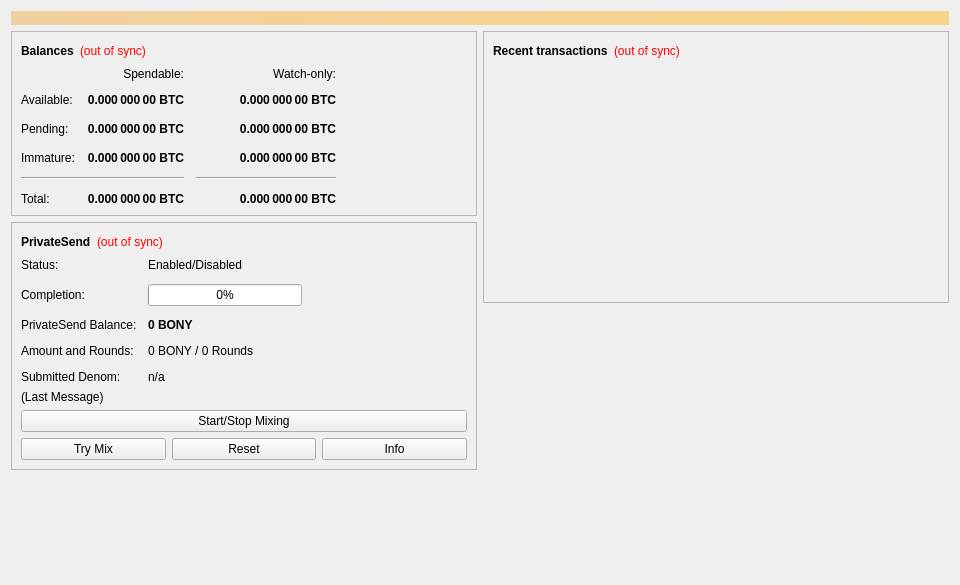
<?xml version="1.0" encoding="UTF-8"?>
<ui version="4.0">
 <class>OverviewPage</class>
 <widget class="QWidget" name="OverviewPage">
  <property name="geometry">
   <rect>
    <x>0</x>
    <y>0</y>
    <width>960</width>
    <height>585</height>
   </rect>
  </property>
  <property name="minimumSize">
   <size>
    <width>960</width>
    <height>0</height>
   </size>
  </property>
  <property name="windowTitle">
   <string>Form</string>
  </property>
  <layout class="QVBoxLayout" name="topLayout">
   <item>
    <widget class="QLabel" name="labelAlerts">
     <property name="visible">
      <bool>false</bool>
     </property>
     <property name="styleSheet">
      <string notr="true">QLabel { background-color: qlineargradient(x1: 0, y1: 0, x2: 1, y2: 0, stop:0 #F0D0A0, stop:1 #F8D488); color:#000000; }</string>
     </property>
     <property name="wordWrap">
      <bool>true</bool>
     </property>
     <property name="margin">
      <number>3</number>
     </property>
     <property name="textInteractionFlags">
      <set>Qt::TextSelectableByMouse</set>
     </property>
    </widget>
   </item>
   <item>
    <layout class="QHBoxLayout" name="horizontalLayout" stretch="1,1">
     <item>
      <layout class="QVBoxLayout" name="verticalLayout_2">
       <item>
        <widget class="QFrame" name="frame">
         <property name="frameShape">
          <enum>QFrame::StyledPanel</enum>
         </property>
         <property name="frameShadow">
          <enum>QFrame::Raised</enum>
         </property>
         <layout class="QVBoxLayout" name="verticalLayout_4">
          <item>
           <layout class="QHBoxLayout" name="horizontalLayout_4">
            <item>
             <widget class="QLabel" name="label_5">
              <property name="font">
               <font>
                <weight>75</weight>
                <bold>true</bold>
               </font>
              </property>
              <property name="text">
               <string>Balances</string>
              </property>
             </widget>
            </item>
            <item>
             <widget class="QLabel" name="labelWalletStatus">
              <property name="toolTip">
               <string>The displayed information may be out of date. Your wallet automatically synchronizes with the BitBony network after a connection is established, but this process has not completed yet.</string>
              </property>
              <property name="styleSheet">
               <string notr="true">QLabel { color: red; }</string>
              </property>
              <property name="text">
               <string notr="true">(out of sync)</string>
              </property>
              <property name="alignment">
               <set>Qt::AlignLeading|Qt::AlignLeft|Qt::AlignVCenter</set>
              </property>
             </widget>
            </item>
            <item>
             <spacer name="horizontalSpacer_3">
              <property name="orientation">
               <enum>Qt::Horizontal</enum>
              </property>
              <property name="sizeHint" stdset="0">
               <size>
                <width>40</width>
                <height>20</height>
               </size>
              </property>
             </spacer>
            </item>
           </layout>
          </item>
          <item>
           <layout class="QGridLayout" name="gridLayout">
            <property name="spacing">
             <number>12</number>
            </property>
            <item row="2" column="2">
             <widget class="QLabel" name="labelWatchPending">
              <property name="font">
               <font>
                <weight>75</weight>
                <bold>true</bold>
               </font>
              </property>
              <property name="cursor">
               <cursorShape>IBeamCursor</cursorShape>
              </property>
              <property name="toolTip">
               <string>Unconfirmed transactions to watch-only addresses</string>
              </property>
              <property name="text">
               <string notr="true">0.000 000 00 BTC</string>
              </property>
              <property name="alignment">
               <set>Qt::AlignRight|Qt::AlignTrailing|Qt::AlignVCenter</set>
              </property>
              <property name="textInteractionFlags">
               <set>Qt::LinksAccessibleByMouse|Qt::TextSelectableByKeyboard|Qt::TextSelectableByMouse</set>
              </property>
             </widget>
            </item>
            <item row="2" column="1">
             <widget class="QLabel" name="labelUnconfirmed">
              <property name="font">
               <font>
                <weight>75</weight>
                <bold>true</bold>
               </font>
              </property>
              <property name="cursor">
               <cursorShape>IBeamCursor</cursorShape>
              </property>
              <property name="toolTip">
               <string>Total of transactions that have yet to be confirmed, and do not yet count toward the spendable balance</string>
              </property>
              <property name="text">
               <string notr="true">0.000 000 00 BTC</string>
              </property>
              <property name="alignment">
               <set>Qt::AlignRight|Qt::AlignTrailing|Qt::AlignVCenter</set>
              </property>
              <property name="textInteractionFlags">
               <set>Qt::LinksAccessibleByMouse|Qt::TextSelectableByKeyboard|Qt::TextSelectableByMouse</set>
              </property>
             </widget>
            </item>
            <item row="3" column="2">
             <widget class="QLabel" name="labelWatchImmature">
              <property name="font">
               <font>
                <weight>75</weight>
                <bold>true</bold>
               </font>
              </property>
              <property name="cursor">
               <cursorShape>IBeamCursor</cursorShape>
              </property>
              <property name="toolTip">
               <string>Mined balance in watch-only addresses that has not yet matured</string>
              </property>
              <property name="text">
               <string notr="true">0.000 000 00 BTC</string>
              </property>
              <property name="alignment">
               <set>Qt::AlignRight|Qt::AlignTrailing|Qt::AlignVCenter</set>
              </property>
              <property name="textInteractionFlags">
               <set>Qt::LinksAccessibleByMouse|Qt::TextSelectableByKeyboard|Qt::TextSelectableByMouse</set>
              </property>
             </widget>
            </item>
            <item row="4" column="0" colspan="2">
             <widget class="Line" name="lineSpendableBalance">
              <property name="orientation">
               <enum>Qt::Horizontal</enum>
              </property>
             </widget>
            </item>
            <item row="4" column="2">
             <widget class="Line" name="lineWatchBalance">
              <property name="sizePolicy">
               <sizepolicy hsizetype="Preferred" vsizetype="Fixed">
                <horstretch>0</horstretch>
                <verstretch>0</verstretch>
               </sizepolicy>
              </property>
              <property name="minimumSize">
               <size>
                <width>140</width>
                <height>0</height>
               </size>
              </property>
              <property name="orientation">
               <enum>Qt::Horizontal</enum>
              </property>
             </widget>
            </item>
            <item row="5" column="0">
             <widget class="QLabel" name="labelTotalText">
              <property name="text">
               <string>Total:</string>
              </property>
             </widget>
            </item>
            <item row="3" column="1">
             <widget class="QLabel" name="labelImmature">
              <property name="font">
               <font>
                <weight>75</weight>
                <bold>true</bold>
               </font>
              </property>
              <property name="cursor">
               <cursorShape>IBeamCursor</cursorShape>
              </property>
              <property name="toolTip">
               <string>Mined balance that has not yet matured</string>
              </property>
              <property name="text">
               <string notr="true">0.000 000 00 BTC</string>
              </property>
              <property name="alignment">
               <set>Qt::AlignRight|Qt::AlignTrailing|Qt::AlignVCenter</set>
              </property>
              <property name="textInteractionFlags">
               <set>Qt::LinksAccessibleByMouse|Qt::TextSelectableByKeyboard|Qt::TextSelectableByMouse</set>
              </property>
             </widget>
            </item>
            <item row="2" column="3">
             <spacer name="horizontalSpacer_2">
              <property name="orientation">
               <enum>Qt::Horizontal</enum>
              </property>
              <property name="sizeHint" stdset="0">
               <size>
                <width>40</width>
                <height>20</height>
               </size>
              </property>
             </spacer>
            </item>
            <item row="3" column="0">
             <widget class="QLabel" name="labelImmatureText">
              <property name="text">
               <string>Immature:</string>
              </property>
             </widget>
            </item>
            <item row="5" column="1">
             <widget class="QLabel" name="labelTotal">
              <property name="font">
               <font>
                <weight>75</weight>
                <bold>true</bold>
               </font>
              </property>
              <property name="cursor">
               <cursorShape>IBeamCursor</cursorShape>
              </property>
              <property name="toolTip">
               <string>Your current total balance</string>
              </property>
              <property name="text">
               <string notr="true">0.000 000 00 BTC</string>
              </property>
              <property name="alignment">
               <set>Qt::AlignRight|Qt::AlignTrailing|Qt::AlignVCenter</set>
              </property>
              <property name="textInteractionFlags">
               <set>Qt::LinksAccessibleByMouse|Qt::TextSelectableByKeyboard|Qt::TextSelectableByMouse</set>
              </property>
             </widget>
            </item>
            <item row="5" column="2">
             <widget class="QLabel" name="labelWatchTotal">
              <property name="font">
               <font>
                <weight>75</weight>
                <bold>true</bold>
               </font>
              </property>
              <property name="cursor">
               <cursorShape>IBeamCursor</cursorShape>
              </property>
              <property name="toolTip">
               <string>Current total balance in watch-only addresses</string>
              </property>
              <property name="text">
               <string notr="true">0.000 000 00 BTC</string>
              </property>
              <property name="alignment">
               <set>Qt::AlignRight|Qt::AlignTrailing|Qt::AlignVCenter</set>
              </property>
              <property name="textInteractionFlags">
               <set>Qt::LinksAccessibleByMouse|Qt::TextSelectableByKeyboard|Qt::TextSelectableByMouse</set>
              </property>
             </widget>
            </item>
            <item row="0" column="2">
             <widget class="QLabel" name="labelWatchonly">
              <property name="text">
               <string>Watch-only:</string>
              </property>
              <property name="alignment">
               <set>Qt::AlignRight|Qt::AlignTrailing|Qt::AlignVCenter</set>
              </property>
             </widget>
            </item>
            <item row="1" column="0">
             <widget class="QLabel" name="labelBalanceText">
              <property name="text">
               <string>Available:</string>
              </property>
             </widget>
            </item>
            <item row="1" column="1">
             <widget class="QLabel" name="labelBalance">
              <property name="font">
               <font>
                <weight>75</weight>
                <bold>true</bold>
               </font>
              </property>
              <property name="cursor">
               <cursorShape>IBeamCursor</cursorShape>
              </property>
              <property name="toolTip">
               <string>Your current spendable balance</string>
              </property>
              <property name="text">
               <string notr="true">0.000 000 00 BTC</string>
              </property>
              <property name="alignment">
               <set>Qt::AlignRight|Qt::AlignTrailing|Qt::AlignVCenter</set>
              </property>
              <property name="textInteractionFlags">
               <set>Qt::LinksAccessibleByMouse|Qt::TextSelectableByKeyboard|Qt::TextSelectableByMouse</set>
              </property>
             </widget>
            </item>
            <item row="1" column="2">
             <widget class="QLabel" name="labelWatchAvailable">
              <property name="font">
               <font>
                <weight>75</weight>
                <bold>true</bold>
               </font>
              </property>
              <property name="cursor">
               <cursorShape>IBeamCursor</cursorShape>
              </property>
              <property name="toolTip">
               <string>Your current balance in watch-only addresses</string>
              </property>
              <property name="text">
               <string notr="true">0.000 000 00 BTC</string>
              </property>
              <property name="alignment">
               <set>Qt::AlignRight|Qt::AlignTrailing|Qt::AlignVCenter</set>
              </property>
              <property name="textInteractionFlags">
               <set>Qt::LinksAccessibleByMouse|Qt::TextSelectableByKeyboard|Qt::TextSelectableByMouse</set>
              </property>
             </widget>
            </item>
            <item row="2" column="0">
             <widget class="QLabel" name="labelPendingText">
              <property name="text">
               <string>Pending:</string>
              </property>
             </widget>
            </item>
            <item row="0" column="1">
             <widget class="QLabel" name="labelSpendable">
              <property name="text">
               <string>Spendable:</string>
              </property>
              <property name="alignment">
               <set>Qt::AlignRight|Qt::AlignTrailing|Qt::AlignVCenter</set>
              </property>
             </widget>
            </item>
           </layout>
          </item>
         </layout>
        </widget>
       </item>
       <item>
        <widget class="QFrame" name="framePrivateSend">
         <property name="layoutDirection">
          <enum>Qt::LeftToRight</enum>
         </property>
         <property name="frameShape">
          <enum>QFrame::StyledPanel</enum>
         </property>
         <property name="frameShadow">
          <enum>QFrame::Raised</enum>
         </property>
         <layout class="QVBoxLayout" name="VerticalLayout_PS1">
          <item>
           <layout class="QHBoxLayout" name="horizontalLayout_5">
            <item>
             <widget class="QLabel" name="labelPrivateSendHeader">
              <property name="font">
               <font>
                <weight>75</weight>
                <bold>true</bold>
               </font>
              </property>
              <property name="text">
               <string>PrivateSend</string>
              </property>
             </widget>
            </item>
            <item>
             <widget class="QLabel" name="labelPrivateSendSyncStatus">
              <property name="toolTip">
               <string>The displayed information may be out of date. Your wallet automatically synchronizes with the BitBony network after a connection is established, but this process has not completed yet.</string>
              </property>
              <property name="styleSheet">
               <string notr="true">QLabel { color: red; }</string>
              </property>
              <property name="text">
               <string notr="true">(out of sync)</string>
              </property>
              <property name="alignment">
               <set>Qt::AlignLeading|Qt::AlignLeft|Qt::AlignVCenter</set>
              </property>
             </widget>
            </item>
            <item>
             <spacer name="horizontalSpacer_4">
              <property name="orientation">
               <enum>Qt::Horizontal</enum>
              </property>
              <property name="sizeHint" stdset="0">
               <size>
                <width>40</width>
                <height>20</height>
               </size>
              </property>
             </spacer>
            </item>
           </layout>
          </item>
          <item>
           <layout class="QFormLayout" name="privateSendFormLayout">
            <property name="fieldGrowthPolicy">
             <enum>QFormLayout::AllNonFixedFieldsGrow</enum>
            </property>
            <property name="horizontalSpacing">
             <number>11</number>
            </property>
            <property name="verticalSpacing">
             <number>12</number>
            </property>
            <item row="0" column="0">
             <widget class="QLabel" name="labelPrivateSendEnabledText">
              <property name="text">
               <string>Status:</string>
              </property>
             </widget>
            </item>
            <item row="0" column="1">
             <widget class="QLabel" name="labelPrivateSendEnabled">
              <property name="text">
               <string>Enabled/Disabled</string>
              </property>
             </widget>
            </item>
            <item row="1" column="0">
             <widget class="QLabel" name="labelCompletitionText">
              <property name="text">
               <string>Completion:</string>
              </property>
             </widget>
            </item>
            <item row="1" column="1">
             <widget class="QProgressBar" name="privateSendProgress">
              <property name="maximumSize">
               <size>
                <width>154</width>
                <height>16777215</height>
               </size>
              </property>
              <property name="value">
               <number>0</number>
              </property>
             </widget>
            </item>
            <item row="2" column="0">
             <widget class="QLabel" name="labelAnonymizedText">
              <property name="text">
               <string>PrivateSend Balance:</string>
              </property>
             </widget>
            </item>
            <item row="2" column="1">
             <widget class="QLabel" name="labelAnonymized">
              <property name="font">
               <font>
                <weight>75</weight>
                <bold>true</bold>
               </font>
              </property>
              <property name="text">
               <string notr="true">0 BONY</string>
              </property>
             </widget>
            </item>
            <item row="3" column="0">
             <widget class="QLabel" name="labelAmountAndRoundsText">
              <property name="text">
               <string>Amount and Rounds:</string>
              </property>
             </widget>
            </item>
            <item row="3" column="1">
             <widget class="QLabel" name="labelAmountRounds">
              <property name="text">
               <string>0 BONY / 0 Rounds</string>
              </property>
             </widget>
            </item>
            <item row="4" column="0">
             <widget class="QLabel" name="labelSubmittedDenomText">
              <property name="text">
               <string>Submitted Denom:</string>
              </property>
             </widget>
            </item>
            <item row="4" column="1">
             <widget class="QLabel" name="labelSubmittedDenom">
              <property name="toolTip">
               <string>The denominations you submitted to the Masternode.&lt;br&gt;To mix, other users must submit the exact same denominations.</string>
              </property>
              <property name="text">
               <string>n/a</string>
              </property>
             </widget>
            </item>
           </layout>
          </item>
          <item>
           <layout class="QVBoxLayout" name="VerticalLayout_PS">
            <item>
             <widget class="QLabel" name="labelPrivateSendLastMessage">
              <property name="text">
               <string>(Last Message)</string>
              </property>
              <property name="alignment">
               <set>Qt::AlignLeading|Qt::AlignLeft|Qt::AlignTop</set>
              </property>
              <property name="wordWrap">
               <bool>true</bool>
              </property>
             </widget>
            </item>
            <item>
             <widget class="QPushButton" name="togglePrivateSend">
              <property name="sizePolicy">
               <sizepolicy hsizetype="MinimumExpanding" vsizetype="Fixed">
                <horstretch>0</horstretch>
                <verstretch>0</verstretch>
               </sizepolicy>
              </property>
              <property name="text">
               <string>Start/Stop Mixing</string>
              </property>
             </widget>
            </item>
            <item>
             <layout class="QHBoxLayout" name="horizontalLayout_debugbuttons">
              <item>
               <widget class="QPushButton" name="privateSendAuto">
                <property name="sizePolicy">
                 <sizepolicy hsizetype="MinimumExpanding" vsizetype="Fixed">
                  <horstretch>0</horstretch>
                  <verstretch>0</verstretch>
                 </sizepolicy>
                </property>
                <property name="toolTip">
                 <string>Try to manually submit a PrivateSend request.</string>
                </property>
                <property name="text">
                 <string>Try Mix</string>
                </property>
               </widget>
              </item>
              <item>
               <widget class="QPushButton" name="privateSendReset">
                <property name="sizePolicy">
                 <sizepolicy hsizetype="MinimumExpanding" vsizetype="Fixed">
                  <horstretch>0</horstretch>
                  <verstretch>0</verstretch>
                 </sizepolicy>
                </property>
                <property name="toolTip">
                 <string>Reset the current status of PrivateSend (can interrupt PrivateSend if it's in the process of Mixing, which can cost you money!)</string>
                </property>
                <property name="autoFillBackground">
                 <bool>false</bool>
                </property>
                <property name="text">
                 <string>Reset</string>
                </property>
               </widget>
              </item>
              <item>
               <widget class="QPushButton" name="privateSendInfo">
                <property name="sizePolicy">
                 <sizepolicy hsizetype="MinimumExpanding" vsizetype="Fixed">
                  <horstretch>0</horstretch>
                  <verstretch>0</verstretch>
                 </sizepolicy>
                </property>
                <property name="toolTip">
                 <string>Information about PrivateSend and Mixing</string>
                </property>
                <property name="text">
                 <string>Info</string>
                </property>
               </widget>
              </item>
             </layout>
            </item>
           </layout>
          </item>
         </layout>
        </widget>
       </item>
       <item>
        <spacer name="verticalSpacer">
         <property name="orientation">
          <enum>Qt::Vertical</enum>
         </property>
         <property name="sizeHint" stdset="0">
          <size>
           <width>20</width>
           <height>40</height>
          </size>
         </property>
        </spacer>
       </item>
      </layout>
     </item>
     <item>
      <layout class="QVBoxLayout" name="verticalLayout_3">
       <item>
        <widget class="QFrame" name="frame_2">
         <property name="frameShape">
          <enum>QFrame::StyledPanel</enum>
         </property>
         <property name="frameShadow">
          <enum>QFrame::Raised</enum>
         </property>
         <layout class="QVBoxLayout" name="verticalLayout">
          <item>
           <layout class="QHBoxLayout" name="horizontalLayout_2">
            <item>
             <widget class="QLabel" name="label_4">
              <property name="font">
               <font>
                <weight>75</weight>
                <bold>true</bold>
               </font>
              </property>
              <property name="text">
               <string>Recent transactions</string>
              </property>
             </widget>
            </item>
            <item>
             <widget class="QLabel" name="labelTransactionsStatus">
              <property name="toolTip">
               <string>The displayed information may be out of date. Your wallet automatically synchronizes with the BitBony network after a connection is established, but this process has not completed yet.</string>
              </property>
              <property name="styleSheet">
               <string notr="true">QLabel { color: red; }</string>
              </property>
              <property name="text">
               <string notr="true">(out of sync)</string>
              </property>
              <property name="alignment">
               <set>Qt::AlignLeading|Qt::AlignLeft|Qt::AlignVCenter</set>
              </property>
             </widget>
            </item>
            <item>
             <spacer name="horizontalSpacer">
              <property name="orientation">
               <enum>Qt::Horizontal</enum>
              </property>
              <property name="sizeHint" stdset="0">
               <size>
                <width>40</width>
                <height>20</height>
               </size>
              </property>
             </spacer>
            </item>
           </layout>
          </item>
          <item>
           <widget class="QListView" name="listTransactions">
            <property name="styleSheet">
             <string notr="true">QListView { background: transparent; }</string>
            </property>
            <property name="frameShape">
             <enum>QFrame::NoFrame</enum>
            </property>
            <property name="verticalScrollBarPolicy">
             <enum>Qt::ScrollBarAlwaysOff</enum>
            </property>
            <property name="horizontalScrollBarPolicy">
             <enum>Qt::ScrollBarAlwaysOff</enum>
            </property>
            <property name="selectionMode">
             <enum>QAbstractItemView::NoSelection</enum>
            </property>
           </widget>
          </item>
         </layout>
        </widget>
       </item>
       <item>
        <spacer name="verticalSpacer_2">
         <property name="orientation">
          <enum>Qt::Vertical</enum>
         </property>
         <property name="sizeHint" stdset="0">
          <size>
           <width>20</width>
           <height>40</height>
          </size>
         </property>
        </spacer>
       </item>
      </layout>
     </item>
    </layout>
   </item>
  </layout>
 </widget>
 <resources/>
 <connections/>
</ui>
